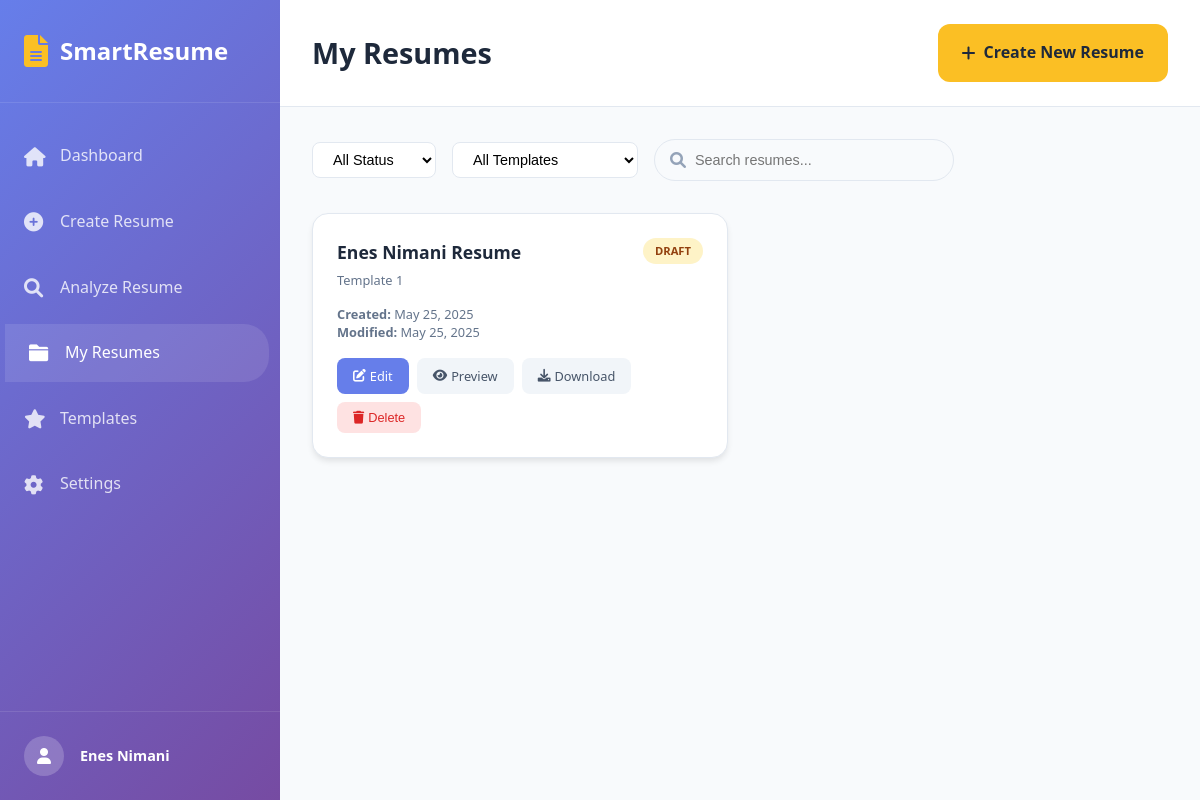
Screenshot of /my_resumes.php (signed in) with the database file from the repository.
### tables this page shows
CREATE TABLE `resumes` (
  `id` int(11) NOT NULL,
  `user_id` int(11) NOT NULL,
  `resume_name` varchar(255) NOT NULL,
  `template_name` varchar(100) DEFAULT NULL,
  `file_path` varchar(500) DEFAULT NULL,
  `status` enum('draft','completed','published') DEFAULT 'draft',
  `created_at` timestamp NOT NULL DEFAULT current_timestamp(),
  `updated_at` timestamp NOT NULL DEFAULT current_timestamp() ON UPDATE current_timestamp()
);

### my_resumes.php (the view, shortened to what this page needs)
<?php
$host = 'localhost';
$dbname = 'resume_builder';
$username = 'root';
$password = '';
try {
    $pdo = new PDO("mysql:host=$host;dbname=$dbname", $username, $password);
    $pdo->setAttribute(PDO::ATTR_ERRMODE, PDO::ERRMODE_EXCEPTION);
    $user_id = $_SESSION['user_id'] ?? 1;
    $stmt = $pdo->prepare("SELECT * FROM resumes WHERE user_id = ? ORDER BY updated_at DESC");
    $stmt->execute([$user_id]);
    $resumes = $stmt->fetchAll(PDO::FETCH_ASSOC);
} catch(PDOException $e) {
    $resumes = [
        [
            'id' => 1,
            'resume_name' => 'Software Engineer Resume',
            'template_name' => 'Modern Professional',
            'status' => 'completed',
            'created_at' => '2024-01-15 10:30:00',
            'updated_at' => '2024-01-20 14:45:00'
        ],
        [
            'id' => 2,
            'resume_name' => 'Marketing Manager CV',
            'template_name' => 'Creative Design',
            'status' => 'draft',
            'created_at' => '2024-01-10 09:15:00',
            'updated_at' => '2024-01-18 16:20:00'
        ],
        [
            'id' => 3,
            'resume_name' => 'Data Scientist Resume',
            'template_name' => 'Minimal Clean',
            'status' => 'published',
            'created_at' => '2024-01-05 11:00:00',
            'updated_at' => '2024-01-15 13:30:00'
        ]
    ];
}
$user_name = $_SESSION['user_name'] ?? 'John Doe';
?>
<!DOCTYPE html>
<html lang="en">
<head>
    <link rel="stylesheet" href="dashboard.css">
    <link href="https://cdnjs.cloudflare.com/ajax/libs/font-awesome/6.0.0/css/all.min.css" rel="stylesheet">
</head>
<body>
    <div class="dashboard-container">
        <aside class="sidebar" id="sidebar">
            <div class="sidebar-header">
                <div class="logo">
                    <i class="fas fa-file-alt"></i>
                    <span>SmartResume</span>
                </div>
            </div>
            <nav class="sidebar-nav">
                <ul>
                    <li>
                        <a href="dashboard.php">
                            <i class="fas fa-home"></i>
                            <span>Dashboard</span>
                        </a>
                    </li>
                    <li>
                        <a href="templates.php">
                            <i class="fas fa-plus-circle"></i>
                            <span>Create Resume</span>
                        </a>
                    </li>
                    <li>
                        <a href="upload-detect.php">
                            <i class="fas fa-search"></i>
                            <span>Analyze Resume</span>
                        </a>
                    </li>
                    <li class="active">
                        <a href="my_resumes.php">
                            <i class="fas fa-folder"></i>
                            <span>My Resumes</span>
                        </a>
                    </li>
                    <li>
                        <a href="templates.php">
                            <i class="fas fa-star"></i>
                            <span>Templates</span>
                        </a>
                    </li>
                    <li>
                        <a href="settings.php">
                            <i class="fas fa-cog"></i>
                            <span>Settings</span>
                        </a>
                    </li>
                </ul>
            </nav>
            <div class="sidebar-footer">
                <div class="user-info">
                    <div class="user-avatar">
                        <i class="fas fa-user"></i>
                    </div>
                    <div class="user-details">
                        <span class="user-name"><?php echo htmlspecialchars($user_name); ?></span>
                    </div>
                </div>
            </div>
        </aside>
        <main class="main-content">
            <header class="dashboard-header">
                <div class="header-left">
                    <h1>My Resumes</h1>
                </div>
                <div class="header-right">
                    <a href="resume_form.html" class="btn btn-primary">
                        <i class="fas fa-plus"></i>
                        Create New Resume
                    </a>
                </div>
            </header>
            <div class="dashboard-content">
                <div class="filter-bar">
                    <select class="filter-select" id="statusFilter">
                        <option value="">All Status</option>
                    </select>
                    <select class="filter-select" id="templateFilter">
                        <option value="">All Templates</option>
                    </select>
                    <div class="search-box">
                        <i class="fas fa-search"></i>
                        <input type="text" placeholder="Search resumes..." id="resumeSearch">
                    </div>
                </div>
                <?php if (empty($resumes)): ?>
                    <div class="empty-state">
                        <i class="fas fa-file-alt"></i>
                        <h3>No resumes yet</h3>
                        <p>Create your first resume to get started!</p>
                        <a href="resume_form.html" class="btn btn-primary" style="margin-top: 1rem;">
                            <i class="fas fa-plus"></i>
                            Create Resume
                        </a>
                    </div>
                <?php else: ?>
                    <div class="resumes-grid" id="resumesGrid">
                        <?php foreach ($resumes as $resume): ?>
                        <div class="resume-card" data-status="<?php echo $resume['status']; ?>" data-template="<?php echo htmlspecialchars($resume['template_name']); ?>">
                            <div class="resume-header">
                                <div>
                                    <div class="resume-title"><?php echo htmlspecialchars($resume['resume_name']); ?></div>
                                    <div class="resume-template"><?php echo htmlspecialchars($resume['template_name']); ?></div>
                                </div>
                                <span class="resume-status status-<?php echo $resume['status']; ?>">
                                    <?php echo ucfirst($resume['status']); ?>
                                </span>
                            </div>
                            <div class="resume-dates">
                                <div><strong>Created:</strong> <?php echo date('M j, Y', strtotime($resume['created_at'])); ?></div>
                                <div><strong>Modified:</strong> <?php echo date('M j, Y', strtotime($resume['updated_at'])); ?></div>
                            </div>
                            <div class="resume-actions">
                                <a href="resume_display.php?id=<?php echo $resume['id']; ?>" class="btn-small btn-primary-small">
                                    <i class="fas fa-edit"></i> Edit
                                </a>
                                <a href="preview.php?id=<?php echo $resume['id']; ?>" class="btn-small btn-secondary-small">
                                    <i class="fas fa-eye"></i> Preview
                                </a>
                                <a href="download.php?id=<?php echo $resume['id']; ?>" class="btn-small btn-secondary-small">
                                    <i class="fas fa-download"></i> Download
                                </a>
                                <button class="btn-small btn-danger-small" onclick="deleteResume(<?php echo $resume['id']; ?>)">
                                    <i class="fas fa-trash"></i> Delete
                                </button>
                            </div>
                        </div>
                        <?php endforeach; ?>
                    </div>
                <?php endif; ?>
            </div>
        </main>
    </div>
</body>
</html>

### dashboard.css (style rules this page uses)
* { margin: 0; padding: 0; box-sizing: border-box; }
body { font-family: "Segoe UI", Tahoma, Geneva, Verdana, sans-serif; background-color: #f8fafc; color: #334155; line-height: 1.6; }
.dashboard-container { display: flex; min-height: 100vh; }
.sidebar { width: 280px; background: linear-gradient(135deg, #667eea 0%, #764ba2 100%); color: white; display: flex; flex-direction: column; position: fixed; height: 100vh; z-index: 1000; transition: transform 0.3s ease; }
.sidebar-header { padding: 2rem 1.5rem; border-bottom: 1px solid rgba(255, 255, 255, 0.1); }
.logo { display: flex; align-items: center; gap: 0.75rem; font-size: 1.5rem; font-weight: 700; }
.logo i { font-size: 2rem; color: #fbbf24; }
.sidebar-nav { flex: 1; padding: 1.5rem 0; }
.sidebar-nav ul { list-style: none; }
.sidebar-nav li { margin-bottom: 0.5rem; }
.sidebar-nav a { display: flex; align-items: center; gap: 1rem; padding: 1rem 1.5rem; color: rgba(255, 255, 255, 0.8); text-decoration: none; transition: all 0.3s ease; border-radius: 0 25px 25px 0; margin-right: 1rem; }
.sidebar-nav a:hover, .sidebar-nav li.active a { background: rgba(255, 255, 255, 0.1); color: white; transform: translateX(5px); }
.sidebar-nav i { font-size: 1.2rem; width: 20px; }
.sidebar-footer { padding: 1.5rem; border-top: 1px solid rgba(255, 255, 255, 0.1); }
.user-info { display: flex; align-items: center; gap: 1rem; }
.user-avatar { width: 40px; height: 40px; background: rgba(255, 255, 255, 0.2); border-radius: 50%; display: flex; align-items: center; justify-content: center; }
.user-details { display: flex; flex-direction: column; }
.user-name { font-weight: 600; font-size: 0.9rem; }
.main-content { flex: 1; margin-left: 280px; display: flex; flex-direction: column; }
.dashboard-header { background: white; padding: 1.5rem 2rem; border-bottom: 1px solid #e2e8f0; display: flex; justify-content: space-between; align-items: center; position: sticky; top: 0; z-index: 100; }
.header-left { display: flex; align-items: center; gap: 1rem; }
.header-left h1 { font-size: 1.8rem; font-weight: 700; color: #1e293b; }
.header-right { display: flex; align-items: center; gap: 1.5rem; }
.search-box { position: relative; display: flex; align-items: center; }
.search-box i { position: absolute; left: 1rem; color: #94a3b8; }
.search-box input { padding: 0.75rem 1rem 0.75rem 2.5rem; border: 1px solid #e2e8f0; border-radius: 25px; background: #f8fafc; width: 300px; font-size: 0.9rem; transition: all 0.3s ease; }
.dashboard-content { padding: 2rem; flex: 1; }
.btn { display: inline-flex; align-items: center; gap: 0.5rem; padding: 1rem 1.5rem; background: rgba(255, 255, 255, 0.2); color: white; text-decoration: none; border-radius: 12px; font-weight: 600; transition: all 0.3s ease; backdrop-filter: blur(10px); }
.btn-primary { background: #fbbf24; color: #1e293b; }

### my_resumes.php (style rules this page uses)
.resumes-grid { display: grid; grid-template-columns: repeat(auto-fill, minmax(320px, 1fr)); gap: 1.5rem; margin-top: 2rem; }
.resume-card { background: white; border-radius: 16px; padding: 1.5rem; box-shadow: 0 4px 6px -1px rgba(0, 0, 0, 0.1); transition: all 0.3s ease; border: 1px solid #e2e8f0; }
.resume-header { display: flex; justify-content: space-between; align-items: flex-start; margin-bottom: 1rem; }
.resume-title { font-size: 1.1rem; font-weight: 600; color: #1e293b; margin-bottom: 0.25rem; }
.resume-template { font-size: 0.8rem; color: #64748b; }
.resume-status { padding: 0.25rem 0.75rem; border-radius: 20px; font-size: 0.7rem; font-weight: 600; text-transform: uppercase; }
.status-draft { background: #fef3c7; color: #92400e; }
.resume-dates { font-size: 0.8rem; color: #64748b; margin: 1rem 0; line-height: 1.4; }
.resume-actions { display: flex; gap: 0.5rem; margin-top: 1rem; flex-wrap: wrap; }
.btn-small { padding: 0.5rem 1rem; font-size: 0.8rem; border-radius: 8px; text-decoration: none; font-weight: 500; transition: all 0.3s ease; border: none; cursor: pointer; display: inline-flex; align-items: center; gap: 0.25rem; }
.btn-primary-small { background: #667eea; color: white; }
.btn-secondary-small { background: #f1f5f9; color: #475569; }
.btn-danger-small { background: #fee2e2; color: #dc2626; }
.filter-bar { display: flex; gap: 1rem; margin-bottom: 2rem; align-items: center; flex-wrap: wrap; }
.filter-select { padding: 0.5rem 1rem; border: 1px solid #e2e8f0; border-radius: 8px; background: white; font-size: 0.9rem; }

### rows the page displays
resumes: resume_name "Enes Nimani Resume", template_name "Template 1", status "DRAFT", created_at "May 25, 2025", updated_at "May 25, 2025"

### other values shown
$user_name "Enes Nimani"
